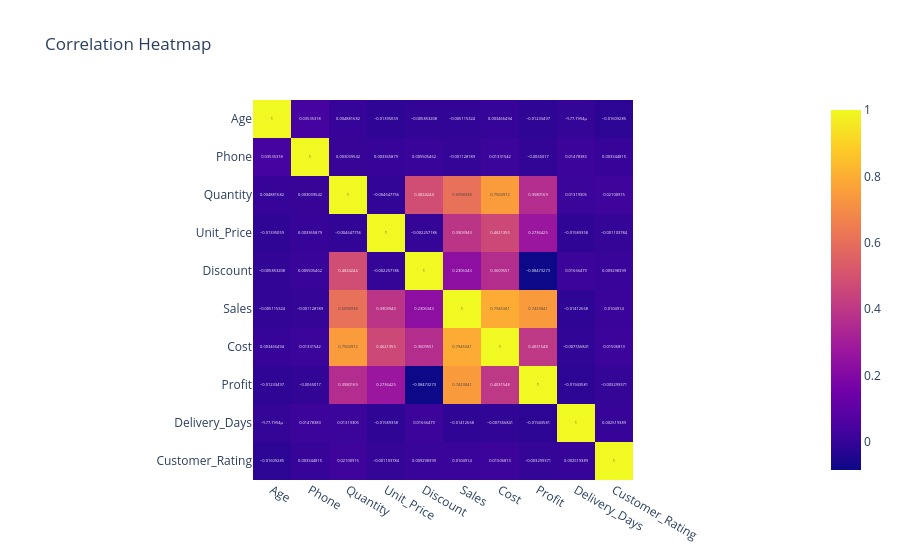

This figure's notebook cell:
### Markdown cell above
**Code Cell 4
Basic Heatmap**

### Code cell
fig = px.imshow(
    corr,
    text_auto=True, # values ko cells ke andar show karta hai.
    title="Correlation Heatmap"
)
fig.show()

### Figure 1 — Plotly figure (JSON) as saved in the notebook; plotly's stock layout.template omitted (floating-point values rounded to 4 significant figures)
{"data": [{"coloraxis": "coloraxis", "hovertemplate": "x: %{x}<br>y: %{y}<br>color: %{z}<extra></extra>", "name": "0", "texttemplate": "%{z}", "type": "heatmap", "x": ["Age", "Phone", "Quantity", "Unit_Price", "Discount", "Sales", "Cost", "Profit", "Delivery_Days", "Customer_Rating"], "xaxis": "x", "y": ["Age", "Phone", "Quantity", "Unit_Price", "Discount", "Sales", "Cost", "Profit", "Delivery_Days", "Customer_Rating"], "yaxis": "y", "z": [[1.0, 0.03535, 0.004882, -0.01395, -0.005853, -0.005115, 0.003466, -0.01233, -0.0005778, -0.01609], [0.03535, 1.0, 0.00304, 0.003366, 0.005505, -0.001128, 0.01332, -0.006502, 0.01478, 0.003345], [0.004882, 0.00304, 1.0, -0.004648, 0.4824, 0.6099, 0.7505, 0.358, 0.01319, 0.02101], [-0.01395, 0.003366, -0.004648, 1.0, -0.002257, 0.3904, 0.4621, 0.2736, -0.01589, -0.001104], [-0.005853, 0.005505, 0.4824, -0.002257, 1.0, 0.2306, 0.361, -0.08473, 0.01666, 0.009298], [-0.005115, -0.001128, 0.6099, 0.3904, 0.2306, 1.0, 0.7945, 0.7423, -0.01413, 0.01049], [0.003466, 0.01332, 0.7505, 0.4621, 0.361, 0.7945, 1.0, 0.4032, -0.007557, 0.01507], [-0.01233, -0.006502, 0.358, 0.2736, -0.08473, 0.7423, 0.4032, 1.0, -0.01944, -0.003299], [-0.0005778, 0.01478, 0.01319, -0.01589, 0.01666, -0.01413, -0.007557, -0.01944, 1.0, 0.002519], [-0.01609, 0.003345, 0.02101, -0.001104, 0.009298, 0.01049, 0.01507, -0.003299, 0.002519, 1.0]]}], "layout": {"coloraxis": {"colorscale": [[0, "#0d0887"], [0.1111, "#46039f"], [0.2222, "#7201a8"], [0.3333, "#9c179e"], [0.4444, "#bd3786"], [0.5556, "#d8576b"], [0.6667, "#ed7953"], [0.7778, "#fb9f3a"], [0.8889, "#fdca26"], [1, "#f0f921"]]}, "title": {"text": "Correlation Heatmap"}, "xaxis": {"anchor": "y", "constrain": "domain", "domain": [0, 1], "scaleanchor": "y"}, "yaxis": {"anchor": "x", "autorange": "reversed", "constrain": "domain", "domain": [0, 1]}}}
